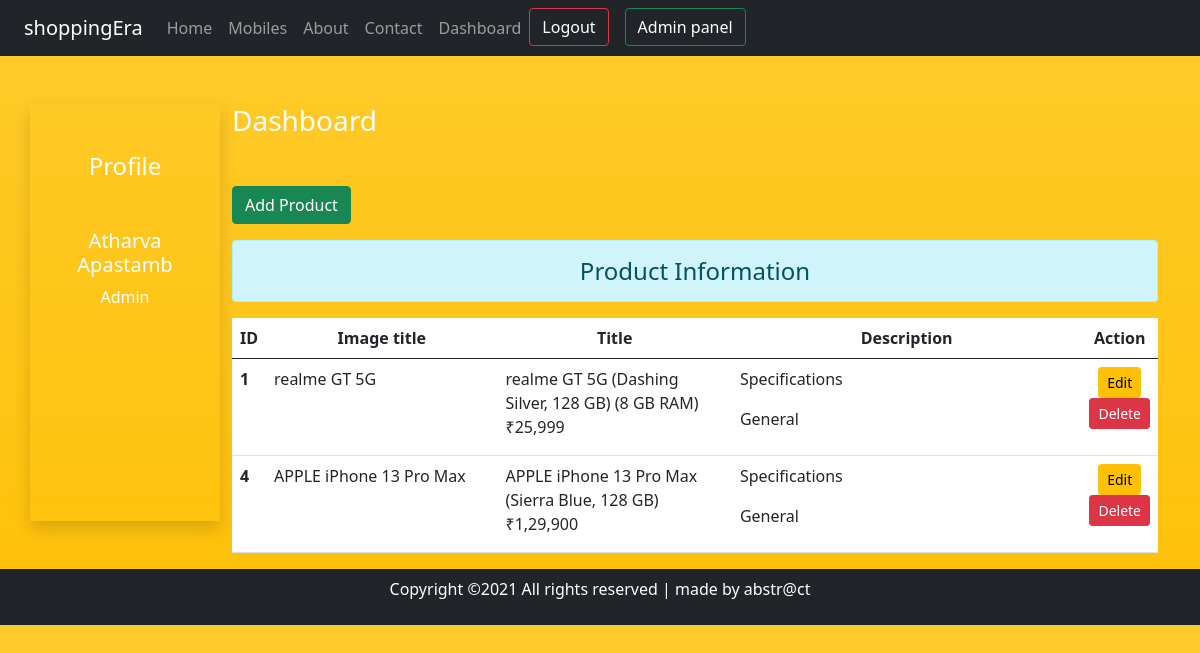
The page /dashboard/ (signed in) on the database its author committed.
### blog/models.py (models this page shows, shortened)
class Post(models.Model):
    title = models.CharField(max_length=200)
    desc = RichTextField(null=True, blank=True)
    author = models.CharField(max_length=20)
    title_tag = models.CharField(max_length=200, null=True, blank=True)
    post_image = models.ImageField(null=True, blank=True, upload_to="images/")
    post_date = models.DateTimeField(auto_now_add=True, blank=True)
    slug = models.SlugField(max_length=130, null=True, blank=True)

### blog/views.py (the view)
# urls.py: path('dashboard/', views.dashboard, name="dashboard"),
def dashboard(request):
    if request.user.is_authenticated:
        posts = Post.objects.all()
        user = request.user
        full_name = user.get_full_name()
        gps = user.groups.all()
        return render(request, 'blog/dashboard.html', {'posts':posts, 'full_name':full_name, 'groups':gps})
    else:
        return HttpResponseRedirect('/login/')
    return render(request, 'blog/dashboard.html')

### blog/templates/blog/dashboard.html (shortened to what this page needs)
{% extends 'blog/base.html' %} {% load static %}  {% block side %}
<div class="col-sm-2 text-white my-5 text-center shadow">
    <h4 class="my-5">Profile</h4>
    <h5>{{full_name}}</h5>
    {% for group in groups %}
    <p>{{group.name}}</p>
    {% endfor %}
</div>
{% endblock side %} {% block content %}
<div class="col-sm-10">
    <h3 class="text-white my-5">Dashboard</h3>
    <a href="{% url 'addpost' %}" class="btn btn-success">Add Product</a>
    <h4 class="text-center alert alert-info mt-3">Product Information</h4>
    {% if posts %}
    <table class="table table-hover bg-white">
        <thead>
            <tr class="text-center">
                <th scope="col" style="width: 2%">ID</th>
                <th scope="col" style="width: 28%">Image title</th>
                <th scope="col" style="width: 28%">Title</th>
                <th scope="col" style="width: 55%">Description</th>
                <th scope="col" style="width: 15%">Action</th>
            </tr>
        </thead>
        <tbody>
            {% for post in posts %}
            <tr>
                <th scope="row">{{post.id}}</th>
                <td>{{post.title_tag}}</td>
                <td>{{post.title}}</td>
                <td>{{post.desc|safe| truncatechars:50}}</td>
                <td class="text-center">
                    <a href="{% url 'updatepost' post.id %}" class="btn btn-warning btn-sm">Edit</a> {% if perms.blog.delete_post %}
                    <form action="{% url 'deletepost' post.id %}" method="post" class="d-inline">{% csrf_token %}
                        <input type="submit" class="btn btn-danger btn-sm" value="Delete">
                    </form>
                    {% endif %}
                </td>
            </tr>
            {% endfor %}
        </tbody>
    </table>
    {% else %}
    <h4 class="text-center alert alert-warning">No Records</h4>
    {% endif %}
</div>
{% endblock content %}

### blog/static/blog/css/style.css (style rules this page uses)
body { background-color: rgb(75, 74, 74); color: antiquewhite; }

### rows shown on the page
Post: id "1", title_tag "realme GT 5G", title "realme GT 5G (Dashing Silver, 128 GB) (8 GB RAM) ₹25,999", desc "Specifications General"
Post: id "4", title_tag "APPLE iPhone 13 Pro Max", title "APPLE iPhone 13 Pro Max (Sierra Blue, 128 GB) ₹1,29,900", desc "Specifications General"

### other values the page prints
{{ full_name }} "Atharva Apastamb"
{{ group.name }} "Admin"
